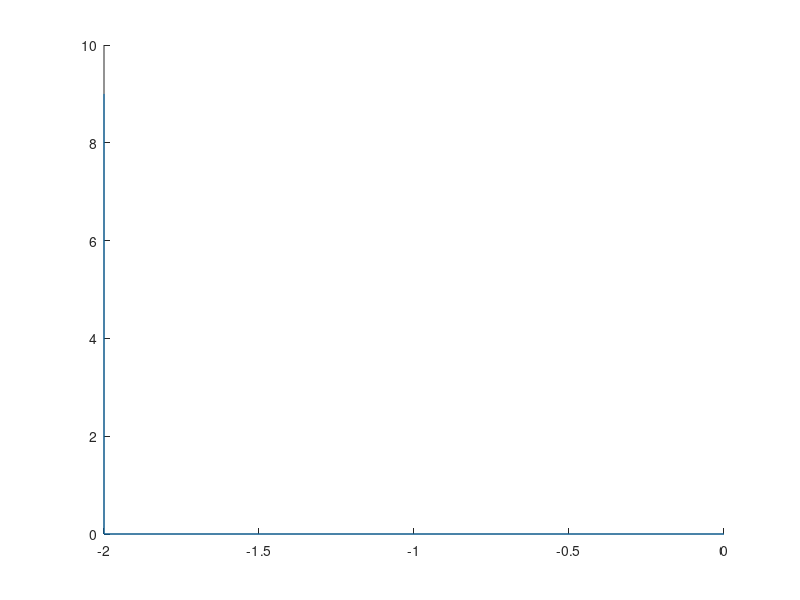

The MATLAB source for this figure: (Note: this script raises an error after producing the figure.)
clc;close all; clear;
xdis = randi([-10 0],1,1);
ydis = randi([0 10],1,1);
line([0 xdis],[0 0]); line([xdis xdis],[0 ydis]);
hold on
%cleaned up code
h = norm([xdis ydis])
alpha = acosd(xdis/h)-90
%calculating the angle that sparki needs to rotate
rotatesparki = 180-90-abs(alpha)
sparkidir = 0
newdir = sparkidir + rotatesparki
plotAngle(newdir,xdis,ydis,h)